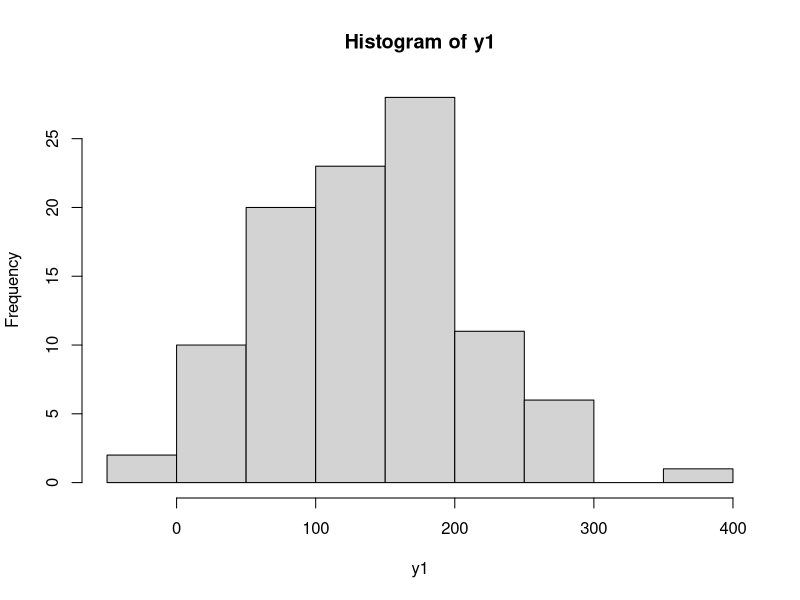
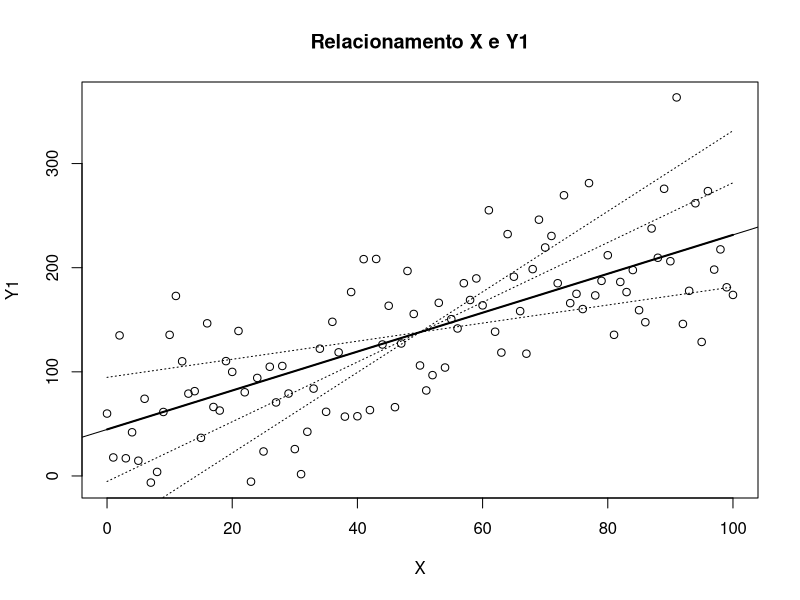
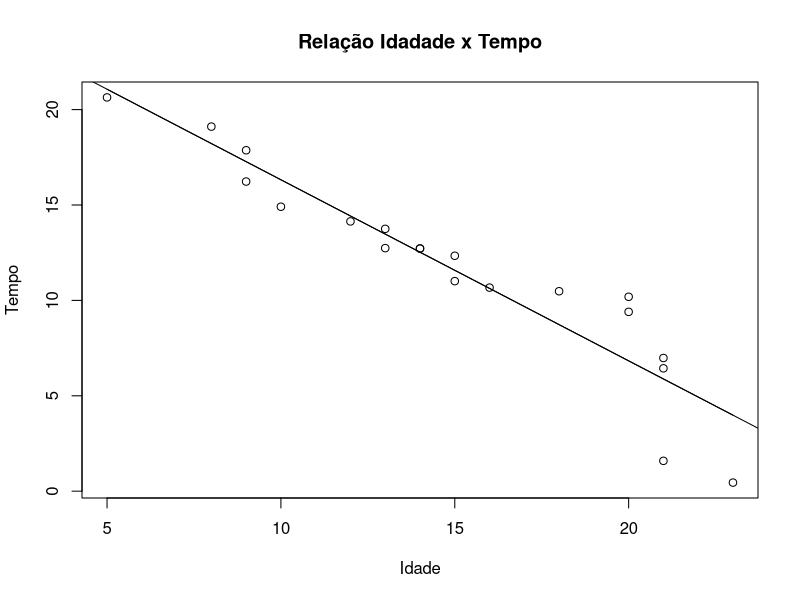
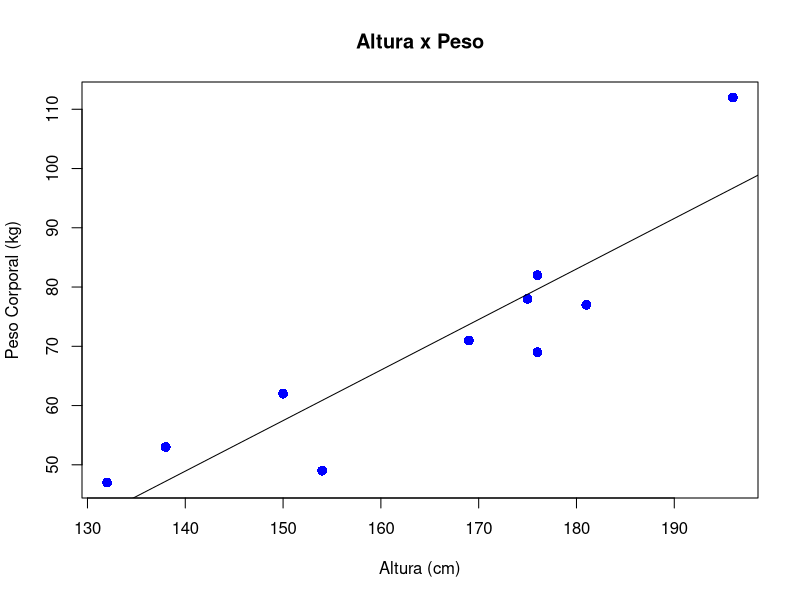
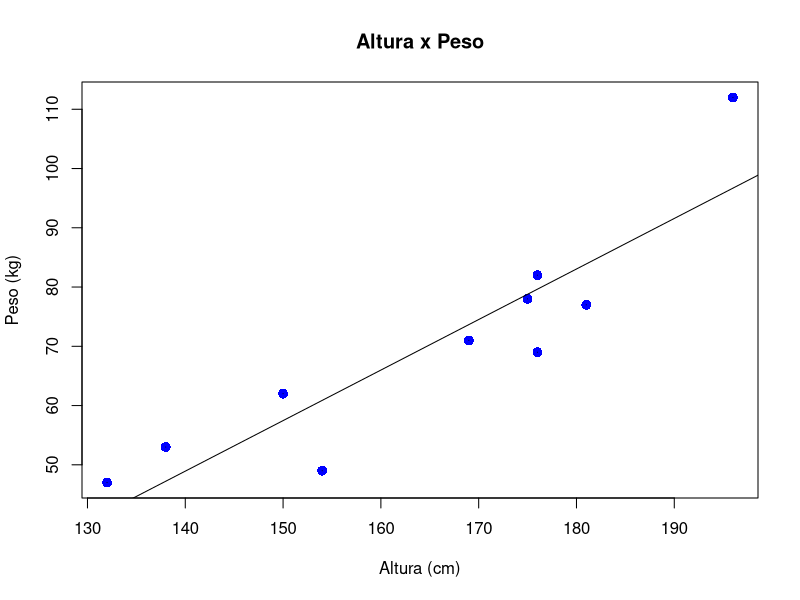
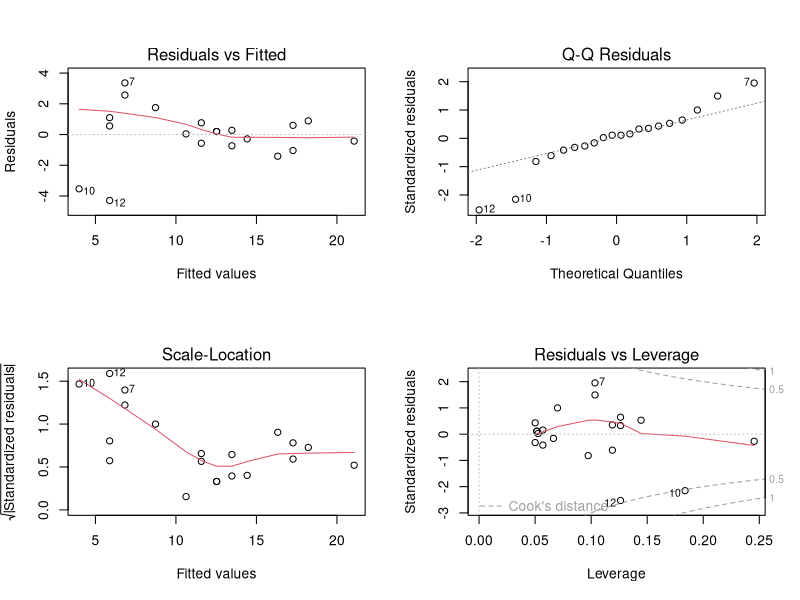

R code for these plots, in order:
# Lista de Exercícios Parte 1 - Capítulo 11

## Exercício 1 - Massa de dados aleatória

# Criando a massa de dados (apesar de aleatória, y possui 
# uma relação com os dados de x)
x <- seq(0, 100)
y <- 2 * x + 35

# Imprimindo as variáveis
x
y

# Gerando uma distribuição normal
y1 <- y + rnorm(101, 0, 50)
y1
hist(y1)

# Crie um plot do relacionamento de x e y1

plot(x, y1, main = "Relacionamento X e Y1", xlab = "X", ylab = "Y1")

# Crie um modelo de regressão para as duas variáveis x e y1

?lm
regressao <- lm(y1 ~ x)

regressao

# Capture os coeficentes

a <- regressao$coefficients[1]
b <- regressao$coefficients[2]

a
b

# Fórmula de Regressão

y2 <- a + b*x

# Visualize a linha de regressão

abline(regressao)

lines(x,y2,lwd = 2)


# Simulando outras possíveis linhas de regressão
y3 <- (y2[51]-50*(b-1))+(b-1)*x
y4 <- (y2[51]-50*(b+1))+(b+1)*x
y5 <- (y2[51]-50*(b+2))+(b+2)*x
lines(x,y3,lty=3)
lines(x,y4,lty=3)
lines(x,y5,lty=3)


## Exercício 2 - Pesquisa sobre idade e tempo de reação

# Criando os dados
Idade <- c(9,13,14,21,15,18,20,8,14,23,16,21,10,12,20,
           9,13,5,15,21)

Tempo <- c(17.87,13.75,12.72,6.98,11.01,10.48,10.19,19.11,
           12.72,0.45,10.67,1.59,14.91,14.14,9.40,16.23,
           12.74,20.64,12.34,6.44)

# Crie um Gráfico de Dispersão (ScatterPlot)

plot(Idade, Tempo, main = "Relação Idadade x Tempo", xlab = "Idade", ylab = "Tempo")

# Crie um modelo de regressão

modelo <- lm(Tempo ~ Idade)

modelo

# Calcule a reta de regressão

y <- a + b*x

reta <- 25.8134 - 0.9491 * Idade

# Crie o gráfico da reta

abline(modelo)

lines(Idade, reta)

# Exercício 3 - Relação entre altura e peso

# Criando os dados
alturas = c(176, 154, 138, 196, 132, 176, 181, 169, 150, 175)
pesos = c(82, 49, 53, 112, 47, 69, 77, 71, 62, 78)

plot(alturas, pesos, pch = 16, cex = 1.3, col = "blue", 
     main = "Altura x Peso", 
     ylab = "Peso Corporal (kg)", 
     xlab = "Altura (cm)")

# Crie o modelo de regressão

modelo1 <- lm(pesos ~ alturas)

# Visualizando o modelo

modelo1

# Gere a linha de regressão

abline(modelo1)

# Faça as previsões de pesos com base na nova lista de alturas

alturas2 = data.frame(c(179, 152, 134, 197, 131, 178, 185, 162, 155, 172))

names(alturas2) <- c("altura")

a <- modelo1$coefficients[1]
b <- modelo1$coefficients[2]

y <- a + b*alturas2
View(y)

#Outra forma

previsao <- predict(modelo1,alturas2)
previsao

# Plot
plot(alturas, pesos, pch = 16, cex = 1.3, 
     col = "blue", 
     main = "Altura x Peso", 
     ylab = "Peso (kg)", 
     xlab = "Altura (cm)")

# Construindo a linha de regressão
abline(lm(pesos ~ alturas)) 

# Obtendo o tamanho de uma das amostras de dados
num <- length(alturas)
num

# Gerando um gráfico com os valores residuais (erros do modelo)
for (k in 1: num)  
  lines(c(alturas[k], alturas[k]), 
        c(pesos[k], pesos[k]))

# Gerando gráficos com a distribuição dos resíduos
par(mfrow = c(2,2))
plot(modelo)

